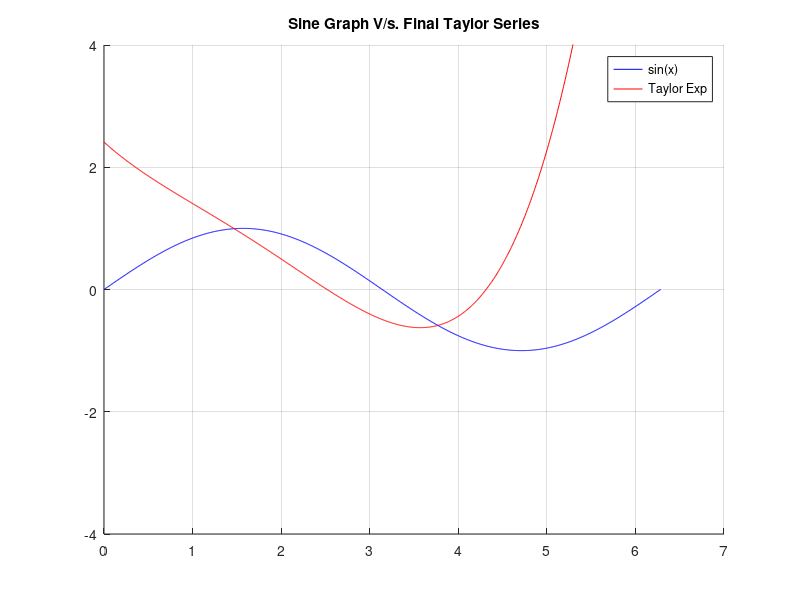
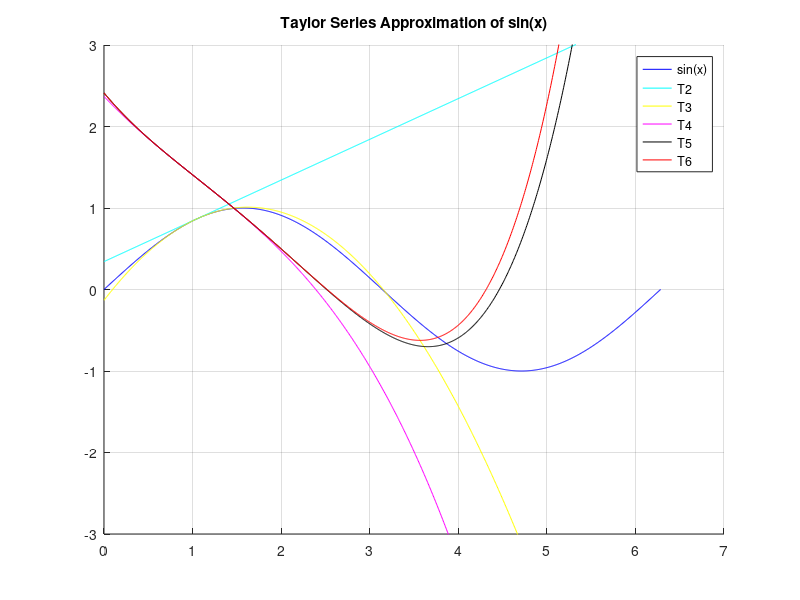

Write MATLAB code to recreate these figures, in order.
clc 

x = linspace(-0,2*pi,1000);
f = sin(x);

a = pi/3;
%%terms start here%%
f0 = sin(a);
f1 = cos(a);
f2 = -sin(a);
f3 = -cos(a);
f4 = sin(a);
f5 = cos(a);

%%Taylor Series%%

T1 = f0;
T2 = f0 + f1*(x-a);
T3 = f0 + f1*(x-a) + f2*(x-a).^2 /2;
T4 = f0 + f1 + f2*(x-a) + f3*(x-a).^3 /6;
T5 = f0 + f1 + f2*(x-a) + f3*(x-a).^3 /6 + f4*(x-a).^4 /24;
T6 = f0 + f1 + f2*(x-a) + f3*(x-a).^3 /6 + f4*(x-a).^4 /24 + f5*(x-a).^5/720;


figure(1)
title('Sine Graph V/s. Final Taylor Series');
hold on
plot(x,f,'b')
plot(x,T6,'r')
legend('sin(x)','Taylor Exp');
ylim([-4,4])
hold off
grid on

figure(2)
title('Taylor Series Approximation of sin(x)')
hold on
plot(x,f,'b','DisplayName','sin(x)')
plot(x,T2,'c','DisplayName','T2')
plot(x,T3,'y','DisplayName','T3')
plot(x,T4,'m','DisplayName','T4')
plot(x,T5,'k','DisplayName','T5')
plot(x,T6,'r','DisplayName','T6')
legend
ylim([-3,3]) 
grid on
hold off







